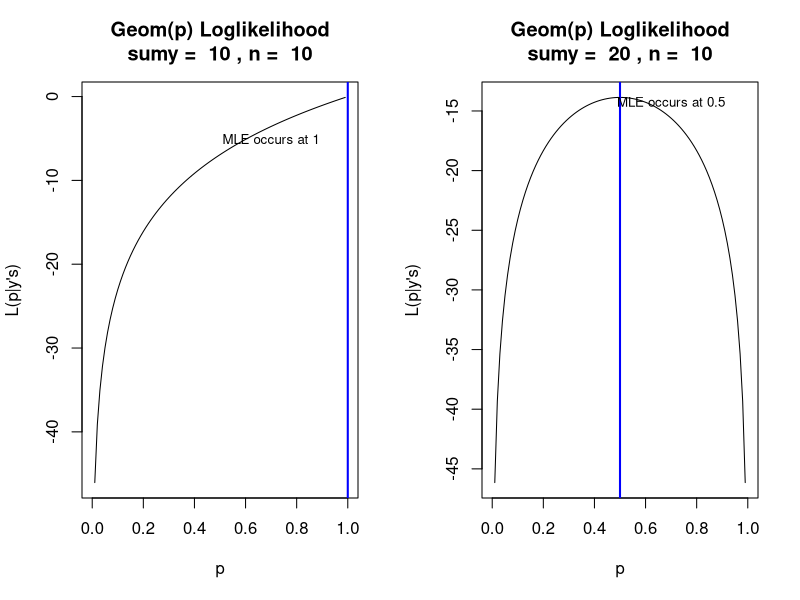
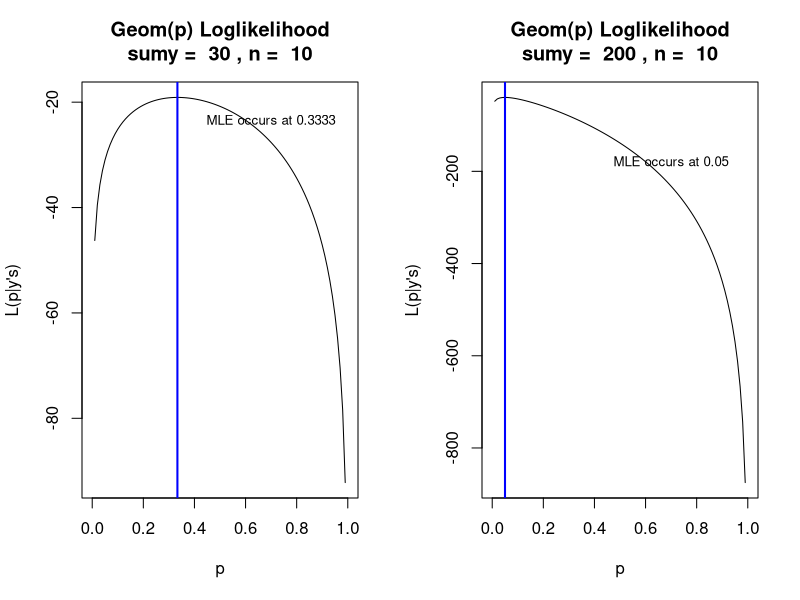

Write the R code that produced these figures, in order.
## ---- chunk 1
#Likelihood for a geom(p) RS is
likelihood <- function(p, sumy, n){
  ((p/(1-p))^n)*(1-p)^sumy
}

#logLikelihood for geom(p) RS is
loglikelihood <- function(p, sumy, n){
  n*log(p)-n*log(1-p)+sumy*log(1-p)
}
#Create plots for likelihood and loglikelihood for some different values of sumy
par(mfrow=c(1,2))
#create plots
sumy <- 10
n <- 10
curve(loglikelihood(p, sumy = sumy, n = n),
      xname = "p",
      main = paste("Geom(p) Loglikelihood\nsumy = ",sumy,", n = ",n),
      ylab = "L(p|y's)",
      from = 0,
      to = 1)
abline(v = 1/(sumy/n),
       lwd = 2,
       col = "blue")
text(x = 0.7,
     y = loglikelihood(0.6, sumy, n),
     paste0("MLE occurs at ", signif(n/sumy, 4)), 
     cex = 0.8
)
#create plots
sumy <- 20
n <- 10
curve(loglikelihood(p, sumy = sumy, n = n),
      xname = "p",
      main = paste("Geom(p) Loglikelihood\nsumy = ",sumy,", n = ",n),
      ylab = "L(p|y's)",
      from = 0,
      to = 1)
abline(v = 1/(sumy/n),
       lwd = 2,
       col = "blue")
text(x = 0.7,
     y = loglikelihood(0.6, sumy, n),
     paste0("MLE occurs at ", signif(n/sumy, 4)), 
     cex = 0.8
)
#create plots
sumy <- 30
n <- 10
curve(loglikelihood(p, sumy = sumy, n = n),
      xname = "p",
      main = paste("Geom(p) Loglikelihood\nsumy = ",sumy,", n = ",n),
      ylab = "L(p|y's)",
      from = 0,
      to = 1)
abline(v = 1/(sumy/n),
       lwd = 2,
       col = "blue")
text(x = 0.7,
     y = loglikelihood(0.6, sumy, n),
     paste0("MLE occurs at ", signif(n/sumy, 4)), 
     cex = 0.8
)
#create plots
sumy <- 200
n <- 10
curve(loglikelihood(p, sumy = sumy, n = n),
      xname = "p",
      main = paste("Geom(p) Loglikelihood\nsumy = ",sumy,", n = ",n),
      ylab = "L(p|y's)",
      from = 0,
      to = 1)
abline(v = 1/(sumy/n),
       lwd = 2,
       col = "blue")
text(x = 0.7,
     y = loglikelihood(0.6, sumy, n),
     paste0("MLE occurs at ", signif(n/sumy, 4)), 
     cex = 0.8
)
